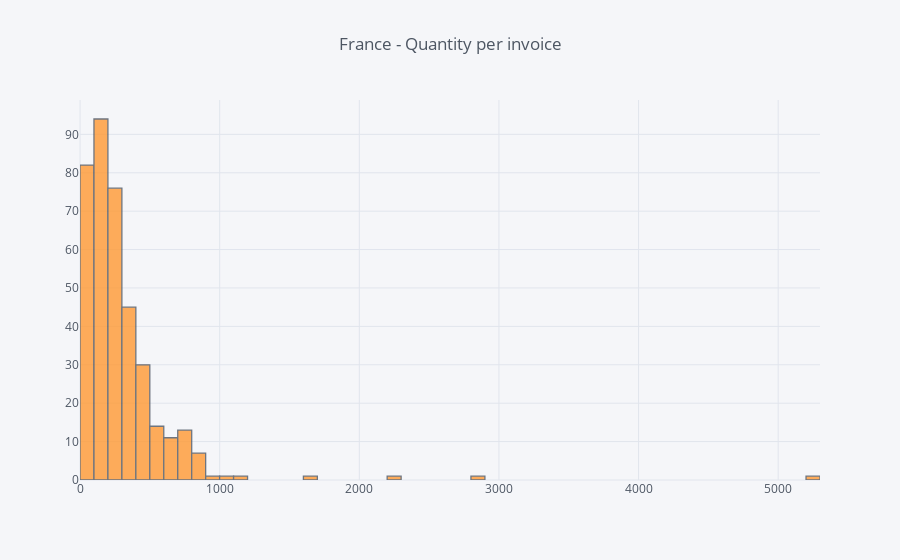

Notebook code for this chart:
### Code cell
fra = df[df.Country=='France']
fra = fra.groupby('InvoiceNo').sum()
display(fra.head())
fra = fra[['Quantity']]
fra.iplot(kind='hist', title='France - Quantity per invoice')

### Figure 1 — Plotly figure (JSON) as saved in the notebook; plotly's stock layout.template omitted (floating-point values rounded to 4 significant figures; data arrays with more than 128 entries replaced by an {"elided": "..."} marker saying what was removed)
{"data": [{"histfunc": "count", "histnorm": "", "marker": {"color": "rgba(255, 153, 51, 1.0)", "line": {"color": "#4D5663", "width": 1.3}}, "name": "Quantity", "opacity": 0.8, "orientation": "v", "type": "histogram", "uid": "e0763555-4619-47bc-bfd3-af45d2ee66cf", "x": {"elided": "379 int values"}}], "layout": {"barmode": "overlay", "legend": {"bgcolor": "#F5F6F9", "font": {"color": "#4D5663"}}, "paper_bgcolor": "#F5F6F9", "plot_bgcolor": "#F5F6F9", "title": {"font": {"color": "#4D5663"}, "text": "France - Quantity per invoice"}, "xaxis": {"gridcolor": "#E1E5ED", "showgrid": true, "tickfont": {"color": "#4D5663"}, "title": {"font": {"color": "#4D5663"}, "text": ""}, "zerolinecolor": "#E1E5ED"}, "yaxis": {"gridcolor": "#E1E5ED", "showgrid": true, "tickfont": {"color": "#4D5663"}, "title": {"font": {"color": "#4D5663"}, "text": ""}, "zerolinecolor": "#E1E5ED"}}}
